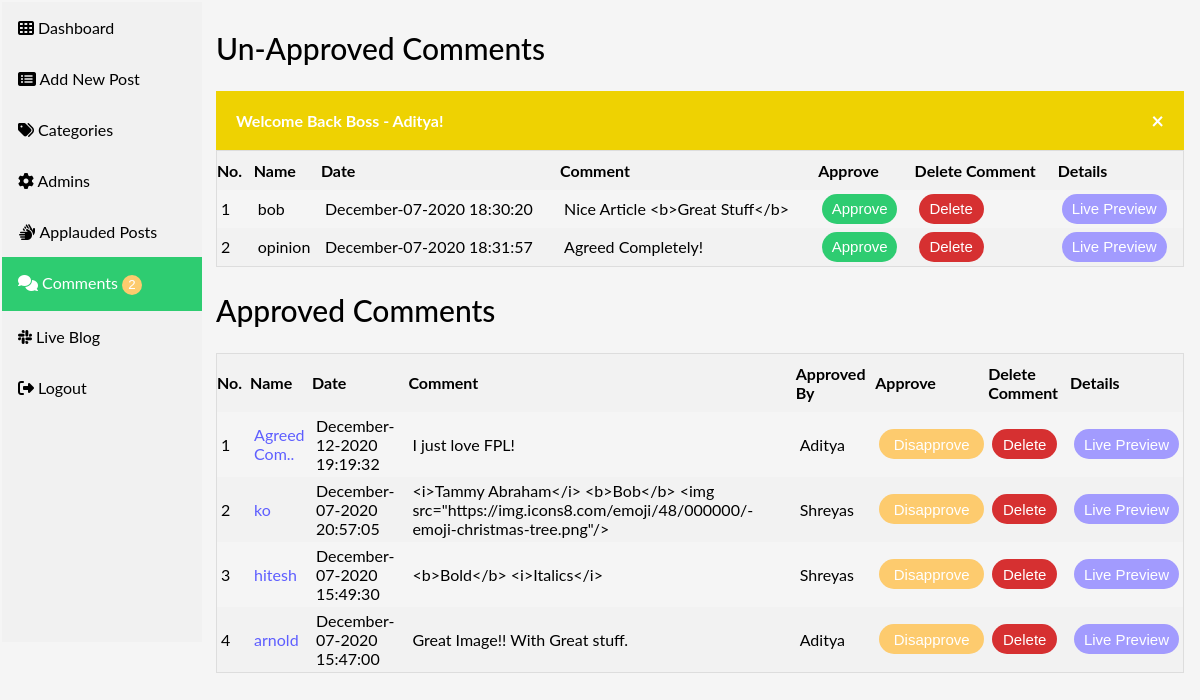
The app's page /Comments.php (signed in) with its own data.
### tables this page shows
CREATE TABLE `comments` (
  `id` int(10) NOT NULL,
  `datetime` varchar(50) NOT NULL,
  `name` varchar(200) NOT NULL,
  `email` varchar(200) NOT NULL,
  `comment` varchar(500) NOT NULL,
  `approvedby` varchar(200) NOT NULL,
  `status` varchar(5) NOT NULL,
  `admin_panel_id` int(10) NOT NULL
);

### Comments.php (the view, shortened to what this page needs)
<?php require_once("include/Sessions.php"); ?>
<?php require_once("include/DB.php"); ?>
<!DOCTYPE html>
<html lang="en">
<head>
    <link rel="stylesheet" href="css/adminStyles.css">
</head>
<body style="background:#f5f5f5;">
<div class="mid">
    <div class="sidebar">
        <a href="dashboard.php"><i class="fas fa-th"></i> Dashboard</a>
        <a href="AddNewPost.php"><i class="fas fa-list-alt"></i> Add New Post</a>
        <a href="Categories.php"><i class="fas fa-tags"></i> Categories</a>
        <a href="Admins.php"><i class="fas fa-cog"></i></i> Admins</a>
        <a href="Applause.php"><i class="fas fa-sign-language"></i> Applauded Posts</a>
        <a class="active" href="Comments.php">
            <i class="fas fa-comments"></i> Comments
            <?php
                $QueryDisApproved = "SELECT COUNT(*) from comments WHERE status='OFF' ";
                $ExecuteDisApproved = $Connection->query($QueryDisApproved);
                $RowsDisApproved = $ExecuteDisApproved->fetch_assoc();
                $TotalDisApproved = array_shift($RowsDisApproved);
                if($TotalDisApproved){
            ?>
            <button class="cmt_y">
                <?php echo $TotalDisApproved; ?>
            </button>
            <?php } ?>
        </a>
        <a href="Blog.php"><i class="fab fa-slack"></i> Live Blog</a>
        <a href="Logout.php"><i class="fas fa-sign-out-alt"></i> Logout</a>
    </div>
</div>
<div class="topp">
    <div class="content">
        <h2>Un-Approved Comments</h2>
        <?php echo Message(); echo SuccessMessage(); ?>
        <table>
            <tr>
                <th>No.</th>
                <th>Name</th>
                <th>Date</th>
                <th>Comment</th>
                <th>Approve</th>
                <th>Delete Comment</th>
                <th>Details</th>
            </tr>
            <?php
                $Query = "SELECT * FROM comments WHERE status='OFF' ";
                $Execute = $Connection->query($Query);
                $SrNo = 0;
                while($DataRows = $Execute->fetch_Assoc()){
                    $DateTimeofComment = $DataRows["datetime"];
                    $PersonName = $DataRows["name"];
                    $PersonComment = $DataRows["comment"];
                    $CommentId = $DataRows["id"];
                    $CommentedPostId = $DataRows["admin_panel_id"];
                    $SrNo++;
            ?>
            <tr>
                <td><?php echo htmlentities($SrNo); ?></td>
                <td><?php echo htmlentities($PersonName); ?></td>
                <td><?php echo htmlentities($DateTimeofComment); ?></td>
                <td>
                    <?php
                        echo htmlentities($PersonComment);
                    ?>
                </td>
                <td>
                  <button class="approve">
                    <a href="ApproveComments.php?id=<?php echo $CommentId; ?>">Approve</a>
                  </button>
                </td>
                <td>
                  <button class="del">
                    <a href="DeleteComments.php?id=<?php echo $CommentId; ?>">Delete</a>
                  </button>
                </td>
                <td>
                  <button class="live_preview">
                    <a href="FullPost.php?id=<?php echo $CommentedPostId; ?>">Live Preview</a>
                  </button>
                </td>
            </tr>
            <?php } ?>
        </table>
        <h2>Approved Comments</h2>
        <table>
            <tr>
                <th>No.</th>
                <th>Name</th>
                <th>Date</th>
                <th>Comment</th>
                <th>Approved By</th>
                <th>Approve</th>
                <th>Delete Comment</th>
                <th>Details</th>
            </tr>
            <?php
                $Query = "SELECT * FROM comments WHERE status='ON' ORDER BY id desc ";
                $Execute = $Connection->query($Query);
                $SrNo = 0;
                while($DataRows = $Execute->fetch_Assoc()){
                    $DateTimeofComment = $DataRows["datetime"];
                    $PersonName = $DataRows["name"];
                    if(strlen($PersonName)>10){ $PersonName = substr($PersonComment,0,10).".."; }
                    $PersonComment = $DataRows["comment"];
                    $ApprovedBy = $DataRows["approvedby"];
                    $CommentId = $DataRows["id"];
                    $CommentedPostId = $DataRows["admin_panel_id"];
                    $SrNo++;
            ?>
            <tr>
                <td><?php echo htmlentities($SrNo); ?></td>
                <td style="color: #5e5eff"><?php echo htmlentities($PersonName); ?></td>
                <td><?php echo htmlentities($DateTimeofComment); ?></td>
                <td>
                    <?php
                        echo htmlentities($PersonComment);
                    ?>
                </td>
                <td><?php echo htmlentities($ApprovedBy); ?></td>
                <td>
                  <button class="disapprove">
                    <a href="DisApproveComments.php?id=<?php echo $CommentId; ?>">Disapprove</a>
                  </button>
                </td>
                <td>
                  <button class="del">
                    <a href="DeleteComments.php?id=<?php echo $CommentId; ?>">Delete</a>
                  </button>
                </td>
                <td>
                  <button class="live_preview">
                    <a href="FullPost.php?id=<?php echo $CommentedPostId; ?>">Live Preview</a>
                  </button>
                </td>
            </tr>
            <?php } ?>
        </table>
    </div>
</div>
</body>
</html>

### css/adminStyles.css (style rules this page uses)
body { background: #f5f5f5; }

### Comments.php (style rules this page uses)
body { margin: 0; font-family: "Lato", sans-serif; }
.cmt_y { background-color: #fdcb6e; border: none; border-radius: 40px; height: 20px; width:20px; color: white; }
.mid { padding: 2px; }
.sidebar { margin: 0; padding: 0; width: 200px; background-color: #f1f1f1; position: absolute; height: 80%; overflow: auto; }
.sidebar a { display: block; color: black; padding: 16px; text-decoration: none; }
.sidebar a.active { background-color: #2ECC71; color: white; }
div.content { margin-left: 200px; padding: 1px 16px; height: auto; margin-bottom: 40px; }
h2 { font-weight: 500; font-size: 30px; }
table { border-collapse: collapse; border-spacing: 0; width: 100%; border: 1px solid #ddd; }
th { text-align: left; padding: 10px 8px 10px 0; }
td { text-align: left; padding: 4px; }
th:first-child, td:first-child { text-align: left; }
tr:nth-child(odd) { background-color: #f2f2f2 }
.approve { background-color: #2ECC71; border: none; border-radius: 30px; height: 30px; width:75px; color: white; font-size: 15px; margin-right: 4px; }
.approve a { text-decoration: none; color: white; }
.del { background-color: #d63031; border: none; border-radius: 30px; height: 30px; width:65px; color: white; font-size: 15px; }
.del a { text-decoration: none; color: white; }
.live_preview { background-color: #a29bfe; border: none; border-radius: 30px; height: 30px; width:105px; color: white; font-size: 15px; }
.live_preview a { text-decoration: none; color: white; }
.disapprove { background-color: #fdcb6e; border: none; border-radius: 30px; height: 30px; width:105px; color: white; font-size: 15px; }
.disapprove a { text-decoration: none; color: white; }

### records on screen
comments: name "bob", datetime "December-07-2020 18:30:20", comment "Nice Article <b>Great Stuff</b>"
comments: name "opinion", datetime "December-07-2020 18:31:57", comment "Agreed Completely!", comment "Agreed Com.."
comments: datetime "December-12-2020 19:19:32", comment "I just love FPL!", approvedby "Aditya"
comments: name "ko", datetime "December-07-2020 20:57:05", comment "<i>Tammy Abraham</i> <b>Bob</b> <img src=\"https://img.icons8.com/emoji/48/000000/-emoji-christmas-tree.png\"/>", approvedby "Shreyas"
comments: name "hitesh", datetime "December-07-2020 15:49:30", comment "<b>Bold</b> <i>Italics</i>", approvedby "Shreyas"
comments: name "arnold", datetime "December-07-2020 15:47:00", comment "Great Image!! With Great stuff.", approvedby "Aditya"

### other values on screen
$TotalDisApproved "2"
$_SESSION["SuccessMessage"] "Welcome Back Boss - Aditya!"
